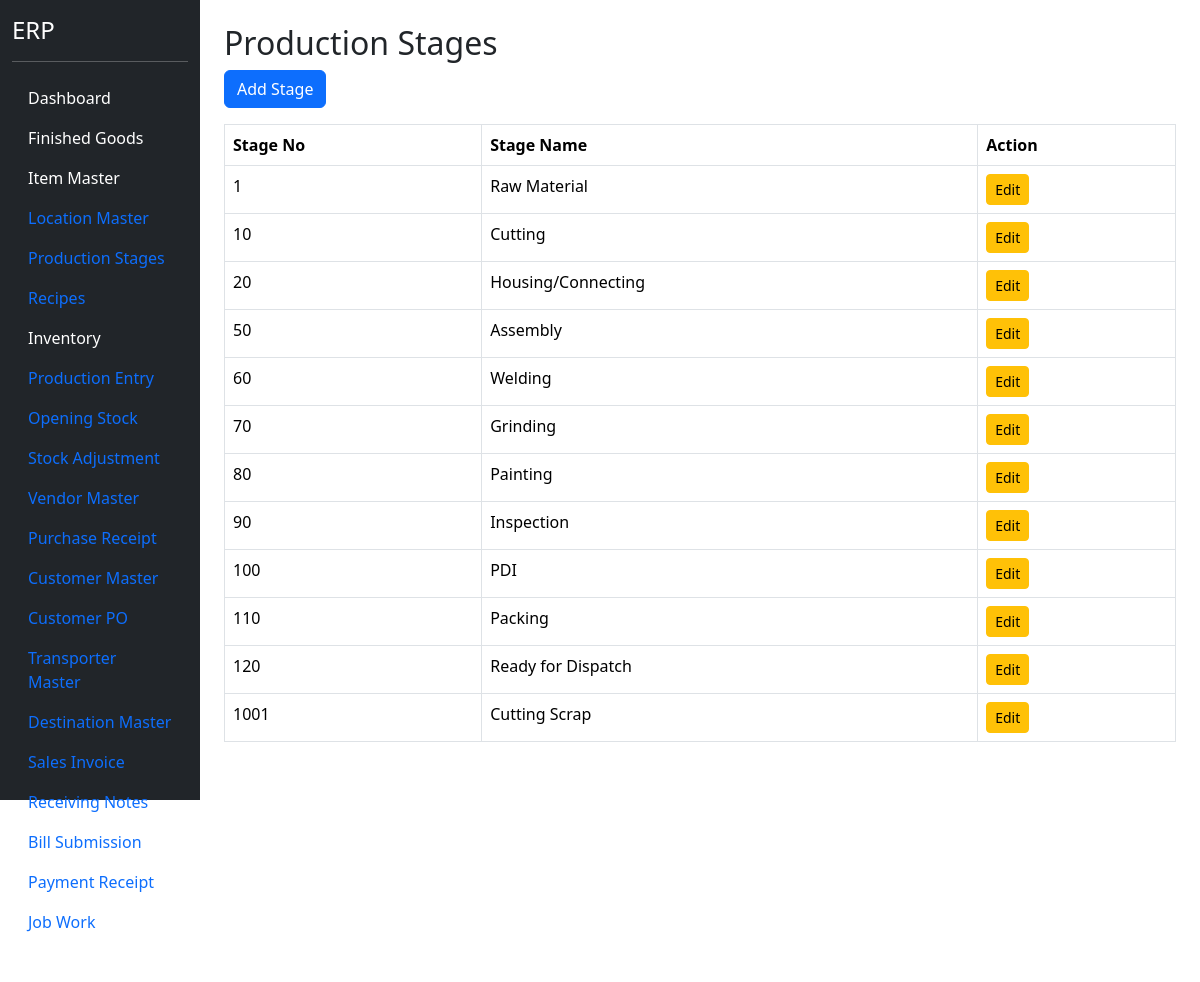
Screenshot of /production-stages (signed in) with the database file from the repository.
### models.py (models this page shows)
class ProductionStageMaster(db.Model):
    __tablename__ = "production_stage_master"
    id = db.Column(
        db.Integer,
        primary_key=True
    )
    stage_no = db.Column(
        db.Integer,
        nullable=False
    )
    stage_name = db.Column(
        db.String(100),
        nullable=False
    )
    active = db.Column(
        db.Boolean,
        default=True
    )

### blueprints/masters/routes.py (the view)
@masters_bp.route("/production-stages")
@login_required
def production_stages():
    stage_list = ProductionStageMaster.query.order_by(
        ProductionStageMaster.stage_no
    ).all()
    return render_template(
        "production_stages.html",
        stage_list=stage_list
    )

### app.py (called while the page is built)
@login_manager.user_loader
def load_user(user_id):
    return User.query.get(int(user_id))

### templates/production_stages.html
{% extends "base.html" %}
{% block content %}
<div class="container mt-4">
<h2>Production Stages</h2>
<a href="/production-stages/add"
   class="btn btn-primary mb-3">
Add Stage
</a>
<table class="table table-bordered">
<thead>
<tr>
<th>Stage No</th>
<th>Stage Name</th>
<th>Action</th>
</tr>
</thead>
<tbody>
{% for stage in stage_list %}
<tr>
<td>{{ stage.stage_no }}</td>
<td>{{ stage.stage_name }}</td>
<td>
<a href="/production-stages/edit/{{ stage.id }}"
   class="btn btn-warning btn-sm">
Edit
</a>
</td>
</tr>
{% endfor %}
</tbody>
</table>
</div>
{% endblock %}

### rows the page displays
ProductionStageMaster: stage_no "1", stage_name "Raw Material"
ProductionStageMaster: stage_no "10", stage_name "Cutting"
ProductionStageMaster: stage_no "20", stage_name "Housing/Connecting"
ProductionStageMaster: stage_no "50", stage_name "Assembly"
ProductionStageMaster: stage_no "60", stage_name "Welding"
ProductionStageMaster: stage_no "70", stage_name "Grinding"
ProductionStageMaster: stage_no "80", stage_name "Painting"
ProductionStageMaster: stage_no "90", stage_name "Inspection"
ProductionStageMaster: stage_no "100", stage_name "PDI"
ProductionStageMaster: stage_no "110", stage_name "Packing"
ProductionStageMaster: stage_no "120", stage_name "Ready for Dispatch"
ProductionStageMaster: stage_no "1001", stage_name "Cutting Scrap"
